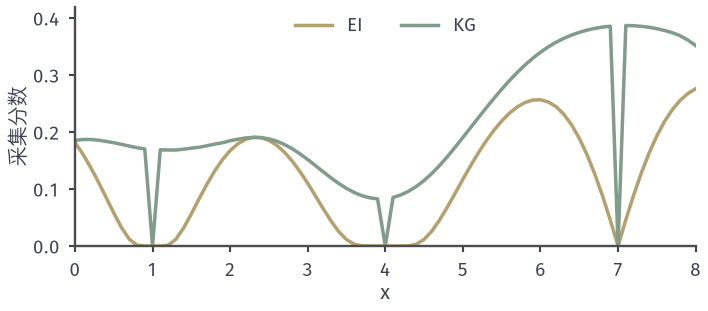

Write Python code to recreate this figure.
from pathlib import Path
import sys
ROOT = next(p for p in Path(__file__).resolve().parents if (p/'build.sh').is_file() and (p/'tex/book.tex').is_file())
sys.path.insert(0, str(ROOT/'figures/05-optimization/05-stochastic-optimization/matplotlib/bo-common'))
from bo_common import *
# 三次读数后的 EI 与 KG（无噪声观测），推荐集合为 0.1 网格，用等分位的 401 个 z 求期望。
xs=np.linspace(0,8,81);xo=np.array(RUN_X[:3]);yo=f(xo);b0=yo.min()
m,S=posterior(xo,yo,xs,full=True);s=np.sqrt(np.maximum(np.diag(S),0))
us=(np.arange(401)+.5)/401;zs=np.array([norm_ppf(u) for u in us])
base=m.min();kg=np.zeros(81)
for i in range(81):
    if s[i]<1e-5: continue
    col=S[:,i]/s[i]
    kg[i]=base-np.mean(np.min(m[:,None]+col[:,None]*zs[None,:],axis=0))
E_=ei(b0,m,s)
fig,ax=figure(width_mm=100,height_mm=44)
ax.plot(xs,E_,color=YELLOW,lw=1.4,label='EI');ax.plot(xs,kg,color=GREEN,lw=1.4,label='KG')
ax.legend(loc='upper center',ncols=2,borderpad=0)
ax.set_xlim(0,8);ax.set_xticks(range(9));ax.set_ylim(0,.42);axes_style(ax,'$x$','采集分数')
print('min post mean',base,'KG max at',xs[kg.argmax()],kg.max(),'EI max at',xs[E_.argmax()],E_.max(),'KG(7)',kg[70],'EI(7)',E_[70])
FACTS={'kg_argmax':float(xs[kg.argmax()])}
save(fig, Path(__file__).resolve().parent, 'figure', FACTS)
